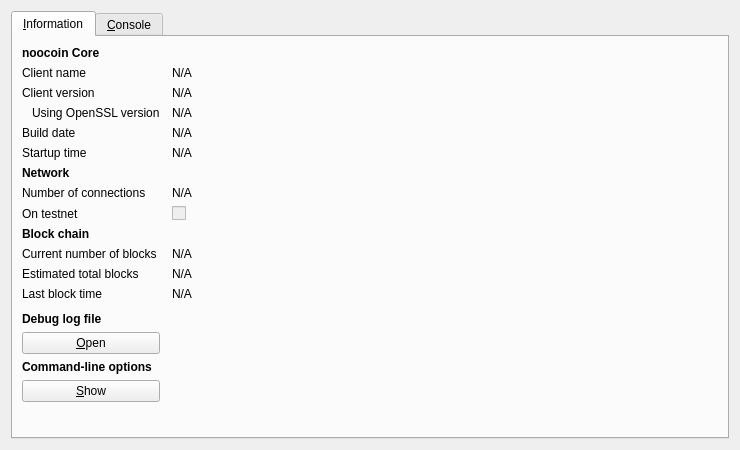
<?xml version="1.0" encoding="UTF-8"?>
<ui version="4.0">
 <class>RPCConsole</class>
 <widget class="QDialog" name="RPCConsole">
  <property name="geometry">
   <rect>
    <x>0</x>
    <y>0</y>
    <width>740</width>
    <height>450</height>
   </rect>
  </property>
  <property name="windowTitle">
   <string>noocoin - Debug window</string>
  </property>
  <layout class="QVBoxLayout" name="verticalLayout_2">
   <item>
    <widget class="QTabWidget" name="tabWidget">
     <property name="currentIndex">
      <number>0</number>
     </property>
     <widget class="QWidget" name="tab_info">
      <attribute name="title">
       <string>&amp;Information</string>
      </attribute>
      <layout class="QGridLayout" name="gridLayout" columnstretch="0,1">
       <property name="horizontalSpacing">
        <number>12</number>
       </property>
       <item row="0" column="0">
        <widget class="QLabel" name="label_9">
         <property name="font">
          <font>
           <weight>75</weight>
           <bold>true</bold>
          </font>
         </property>
         <property name="text">
          <string>noocoin Core</string>
         </property>
        </widget>
       </item>
       <item row="1" column="0">
        <widget class="QLabel" name="label_5">
         <property name="text">
          <string>Client name</string>
         </property>
        </widget>
       </item>
       <item row="1" column="1">
        <widget class="QLabel" name="clientName">
         <property name="cursor">
          <cursorShape>IBeamCursor</cursorShape>
         </property>
         <property name="text">
          <string>N/A</string>
         </property>
         <property name="textFormat">
          <enum>Qt::PlainText</enum>
         </property>
         <property name="textInteractionFlags">
          <set>Qt::LinksAccessibleByMouse|Qt::TextSelectableByKeyboard|Qt::TextSelectableByMouse</set>
         </property>
        </widget>
       </item>
       <item row="2" column="0">
        <widget class="QLabel" name="label_6">
         <property name="text">
          <string>Client version</string>
         </property>
        </widget>
       </item>
       <item row="2" column="1">
        <widget class="QLabel" name="clientVersion">
         <property name="cursor">
          <cursorShape>IBeamCursor</cursorShape>
         </property>
         <property name="text">
          <string>N/A</string>
         </property>
         <property name="textFormat">
          <enum>Qt::PlainText</enum>
         </property>
         <property name="textInteractionFlags">
          <set>Qt::LinksAccessibleByMouse|Qt::TextSelectableByKeyboard|Qt::TextSelectableByMouse</set>
         </property>
        </widget>
       </item>
       <item row="3" column="0">
        <widget class="QLabel" name="label_14">
         <property name="text">
          <string>Using OpenSSL version</string>
         </property>
         <property name="indent">
          <number>10</number>
         </property>
        </widget>
       </item>
       <item row="3" column="1">
        <widget class="QLabel" name="openSSLVersion">
         <property name="cursor">
          <cursorShape>IBeamCursor</cursorShape>
         </property>
         <property name="text">
          <string>N/A</string>
         </property>
         <property name="textFormat">
          <enum>Qt::PlainText</enum>
         </property>
         <property name="textInteractionFlags">
          <set>Qt::LinksAccessibleByMouse|Qt::TextSelectableByKeyboard|Qt::TextSelectableByMouse</set>
         </property>
        </widget>
       </item>
       <item row="4" column="0">
        <widget class="QLabel" name="label_12">
         <property name="text">
          <string>Build date</string>
         </property>
        </widget>
       </item>
       <item row="4" column="1">
        <widget class="QLabel" name="buildDate">
         <property name="cursor">
          <cursorShape>IBeamCursor</cursorShape>
         </property>
         <property name="text">
          <string>N/A</string>
         </property>
         <property name="textFormat">
          <enum>Qt::PlainText</enum>
         </property>
         <property name="textInteractionFlags">
          <set>Qt::LinksAccessibleByMouse|Qt::TextSelectableByKeyboard|Qt::TextSelectableByMouse</set>
         </property>
        </widget>
       </item>
       <item row="5" column="0">
        <widget class="QLabel" name="label_13">
         <property name="text">
          <string>Startup time</string>
         </property>
        </widget>
       </item>
       <item row="5" column="1">
        <widget class="QLabel" name="startupTime">
         <property name="cursor">
          <cursorShape>IBeamCursor</cursorShape>
         </property>
         <property name="text">
          <string>N/A</string>
         </property>
         <property name="textFormat">
          <enum>Qt::PlainText</enum>
         </property>
         <property name="textInteractionFlags">
          <set>Qt::LinksAccessibleByMouse|Qt::TextSelectableByKeyboard|Qt::TextSelectableByMouse</set>
         </property>
        </widget>
       </item>
       <item row="6" column="0">
        <widget class="QLabel" name="label_11">
         <property name="font">
          <font>
           <weight>75</weight>
           <bold>true</bold>
          </font>
         </property>
         <property name="text">
          <string>Network</string>
         </property>
        </widget>
       </item>
       <item row="7" column="0">
        <widget class="QLabel" name="label_7">
         <property name="text">
          <string>Number of connections</string>
         </property>
        </widget>
       </item>
       <item row="7" column="1">
        <widget class="QLabel" name="numberOfConnections">
         <property name="cursor">
          <cursorShape>IBeamCursor</cursorShape>
         </property>
         <property name="text">
          <string>N/A</string>
         </property>
         <property name="textFormat">
          <enum>Qt::PlainText</enum>
         </property>
         <property name="textInteractionFlags">
          <set>Qt::LinksAccessibleByMouse|Qt::TextSelectableByKeyboard|Qt::TextSelectableByMouse</set>
         </property>
        </widget>
       </item>
       <item row="8" column="0">
        <widget class="QLabel" name="label_8">
         <property name="text">
          <string>On testnet</string>
         </property>
        </widget>
       </item>
       <item row="8" column="1">
        <widget class="QCheckBox" name="isTestNet">
         <property name="enabled">
          <bool>false</bool>
         </property>
         <property name="text">
          <string/>
         </property>
        </widget>
       </item>
       <item row="9" column="0">
        <widget class="QLabel" name="label_10">
         <property name="font">
          <font>
           <weight>75</weight>
           <bold>true</bold>
          </font>
         </property>
         <property name="text">
          <string>Block chain</string>
         </property>
        </widget>
       </item>
       <item row="10" column="0">
        <widget class="QLabel" name="label_3">
         <property name="text">
          <string>Current number of blocks</string>
         </property>
        </widget>
       </item>
       <item row="10" column="1">
        <widget class="QLabel" name="numberOfBlocks">
         <property name="cursor">
          <cursorShape>IBeamCursor</cursorShape>
         </property>
         <property name="text">
          <string>N/A</string>
         </property>
         <property name="textFormat">
          <enum>Qt::PlainText</enum>
         </property>
         <property name="textInteractionFlags">
          <set>Qt::LinksAccessibleByMouse|Qt::TextSelectableByKeyboard|Qt::TextSelectableByMouse</set>
         </property>
        </widget>
       </item>
       <item row="11" column="0">
        <widget class="QLabel" name="label_4">
         <property name="text">
          <string>Estimated total blocks</string>
         </property>
        </widget>
       </item>
       <item row="11" column="1">
        <widget class="QLabel" name="totalBlocks">
         <property name="cursor">
          <cursorShape>IBeamCursor</cursorShape>
         </property>
         <property name="text">
          <string>N/A</string>
         </property>
         <property name="textFormat">
          <enum>Qt::PlainText</enum>
         </property>
         <property name="textInteractionFlags">
          <set>Qt::LinksAccessibleByMouse|Qt::TextSelectableByKeyboard|Qt::TextSelectableByMouse</set>
         </property>
        </widget>
       </item>
       <item row="12" column="0">
        <widget class="QLabel" name="label_2">
         <property name="text">
          <string>Last block time</string>
         </property>
        </widget>
       </item>
       <item row="12" column="1">
        <widget class="QLabel" name="lastBlockTime">
         <property name="cursor">
          <cursorShape>IBeamCursor</cursorShape>
         </property>
         <property name="text">
          <string>N/A</string>
         </property>
         <property name="textFormat">
          <enum>Qt::PlainText</enum>
         </property>
         <property name="textInteractionFlags">
          <set>Qt::LinksAccessibleByMouse|Qt::TextSelectableByKeyboard|Qt::TextSelectableByMouse</set>
         </property>
        </widget>
       </item>
       <item row="13" column="0">
        <spacer name="verticalSpacer_2">
         <property name="orientation">
          <enum>Qt::Vertical</enum>
         </property>
         <property name="sizeHint" stdset="0">
          <size>
           <width>20</width>
           <height>20</height>
          </size>
         </property>
        </spacer>
       </item>
       <item row="14" column="0">
        <widget class="QLabel" name="labelDebugLogfile">
         <property name="font">
          <font>
           <weight>75</weight>
           <bold>true</bold>
          </font>
         </property>
         <property name="text">
          <string>Debug log file</string>
         </property>
        </widget>
       </item>
       <item row="15" column="0">
        <widget class="QPushButton" name="openDebugLogfileButton">
         <property name="toolTip">
          <string>Open the noocoin debug log file from the current data directory. This can take a few seconds for large log files.</string>
         </property>
         <property name="text">
          <string>&amp;Open</string>
         </property>
         <property name="autoDefault">
          <bool>false</bool>
         </property>
        </widget>
       </item>
       <item row="16" column="0">
        <widget class="QLabel" name="labelCLOptions">
         <property name="font">
          <font>
           <weight>75</weight>
           <bold>true</bold>
          </font>
         </property>
         <property name="text">
          <string>Command-line options</string>
         </property>
        </widget>
       </item>
       <item row="17" column="0">
        <widget class="QPushButton" name="showCLOptionsButton">
         <property name="toolTip">
          <string>Show the noocoin-Qt help message to get a list with possible noocoin command-line options.</string>
         </property>
         <property name="text">
          <string>&amp;Show</string>
         </property>
         <property name="autoDefault">
          <bool>false</bool>
         </property>
        </widget>
       </item>
       <item row="18" column="0">
        <spacer name="verticalSpacer">
         <property name="orientation">
          <enum>Qt::Vertical</enum>
         </property>
         <property name="sizeHint" stdset="0">
          <size>
           <width>20</width>
           <height>40</height>
          </size>
         </property>
        </spacer>
       </item>
      </layout>
     </widget>
     <widget class="QWidget" name="tab_console">
      <attribute name="title">
       <string>&amp;Console</string>
      </attribute>
      <layout class="QVBoxLayout" name="verticalLayout_3">
       <property name="spacing">
        <number>3</number>
       </property>
       <item>
        <widget class="QTextEdit" name="messagesWidget">
         <property name="minimumSize">
          <size>
           <width>0</width>
           <height>100</height>
          </size>
         </property>
         <property name="readOnly">
          <bool>true</bool>
         </property>
         <property name="tabKeyNavigation" stdset="0">
          <bool>false</bool>
         </property>
         <property name="columnCount" stdset="0">
          <number>2</number>
         </property>
        </widget>
       </item>
       <item>
        <layout class="QHBoxLayout" name="horizontalLayout">
         <property name="spacing">
          <number>3</number>
         </property>
         <item>
          <widget class="QLabel" name="label">
           <property name="text">
            <string notr="true">&gt;</string>
           </property>
          </widget>
         </item>
         <item>
          <widget class="QLineEdit" name="lineEdit"/>
         </item>
         <item>
          <widget class="QPushButton" name="clearButton">
           <property name="maximumSize">
            <size>
             <width>24</width>
             <height>24</height>
            </size>
           </property>
           <property name="toolTip">
            <string>Clear console</string>
           </property>
           <property name="text">
            <string/>
           </property>
           <property name="icon">
            <iconset resource="../bitcoin.qrc">
             <normaloff>:/icons/remove</normaloff>:/icons/remove</iconset>
           </property>
           <property name="shortcut">
            <string notr="true">Ctrl+L</string>
           </property>
           <property name="autoDefault">
            <bool>false</bool>
           </property>
          </widget>
         </item>
        </layout>
       </item>
      </layout>
     </widget>
    </widget>
   </item>
  </layout>
 </widget>
 <resources>
  <include location="../bitcoin.qrc"/>
 </resources>
 <connections/>
</ui>
